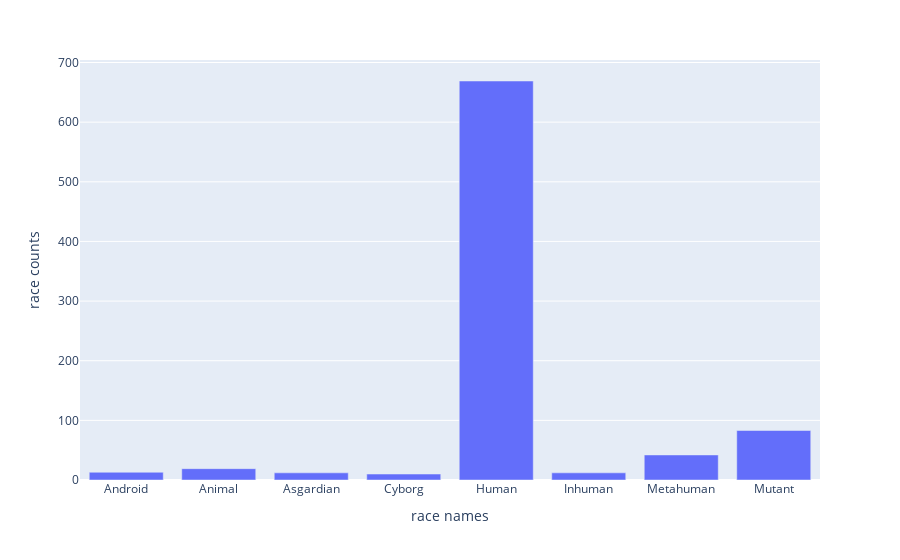

Notebook source saved alongside this figure:
### Code cell
PlotRaceEyeAndHairNameandCounts(Top2CreatorsFilteredNamesAndCounts)

### Figure 1 — Plotly figure (JSON) as saved in the notebook; plotly's stock layout.template omitted (floating-point values rounded to 4 significant figures)
{"data": [{"alignmentgroup": "True", "hovertemplate": "race names=%{x}<br>race counts=%{y}<extra></extra>", "legendgroup": "", "marker": {"color": "#636efa", "pattern": {"shape": ""}}, "name": "", "offsetgroup": "", "orientation": "v", "showlegend": false, "textposition": "auto", "type": "bar", "x": ["Android", "Animal", "Asgardian", "Cyborg", "Human", "Inhuman", "Metahuman", "Mutant"], "xaxis": "x", "y": [13, 19, 12, 10, 669, 12, 42, 83], "yaxis": "y"}], "layout": {"barmode": "relative", "legend": {"tracegroupgap": 0}, "margin": {"t": 60}, "xaxis": {"anchor": "y", "domain": [0, 1], "title": {"text": "race names"}}, "yaxis": {"anchor": "x", "domain": [0, 1], "title": {"text": "race counts"}}}}
